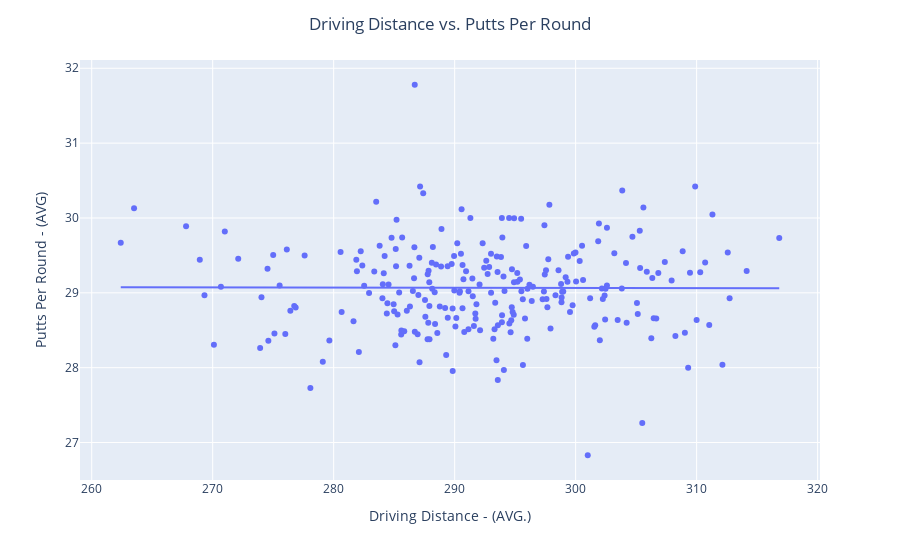

Notebook cell for this chart:
### Markdown cell above
Our violin plot shows the distribution of average driving distance on Tour. This result is rather expected, and we can see that most players hover around the average of 290 yards.

### Code cell
fig = px.scatter(df, x='Driving Distance - (AVG.)', y='Putts Per Round - (AVG)', trendline='ols')
fig.update_layout(title_text='Driving Distance vs. Putts Per Round', title_x=0.5)
fig.show()

### Figure 1 — Plotly figure (JSON) as saved in the notebook; plotly's stock layout.template omitted (floating-point values rounded to 4 significant figures; data arrays with more than 128 entries replaced by an {"elided": "..."} marker saying what was removed)
{"data": [{"hovertemplate": "Driving Distance - (AVG.)=%{x}<br>Putts Per Round - (AVG)=%{y}<extra></extra>", "legendgroup": "", "marker": {"color": "#636efa", "symbol": "circle"}, "mode": "markers", "name": "", "orientation": "v", "showlegend": false, "type": "scatter", "x": {"elided": "293 float values"}, "xaxis": "x", "y": {"elided": "293 float values"}, "yaxis": "y"}, {"hovertemplate": "<b>OLS trendline</b><br>Putts Per Round - (AVG) = -0.000280652 * Driving Distance - (AVG.) + 29.1494<br>R<sup>2</sup>=0.000023<br><br>Driving Distance - (AVG.)=%{x}<br>Putts Per Round - (AVG)=%{y} <b>(trend)</b><extra></extra>", "legendgroup": "", "marker": {"color": "#636efa", "symbol": "circle"}, "mode": "lines", "name": "", "showlegend": false, "type": "scatter", "x": {"elided": "249 float values"}, "xaxis": "x", "y": {"elided": "249 float values"}, "yaxis": "y"}], "layout": {"legend": {"tracegroupgap": 0}, "margin": {"t": 60}, "title": {"text": "Driving Distance vs. Putts Per Round", "x": 0.5}, "xaxis": {"anchor": "y", "domain": [0, 1], "title": {"text": "Driving Distance - (AVG.)"}}, "yaxis": {"anchor": "x", "domain": [0, 1], "title": {"text": "Putts Per Round - (AVG)"}}}}
